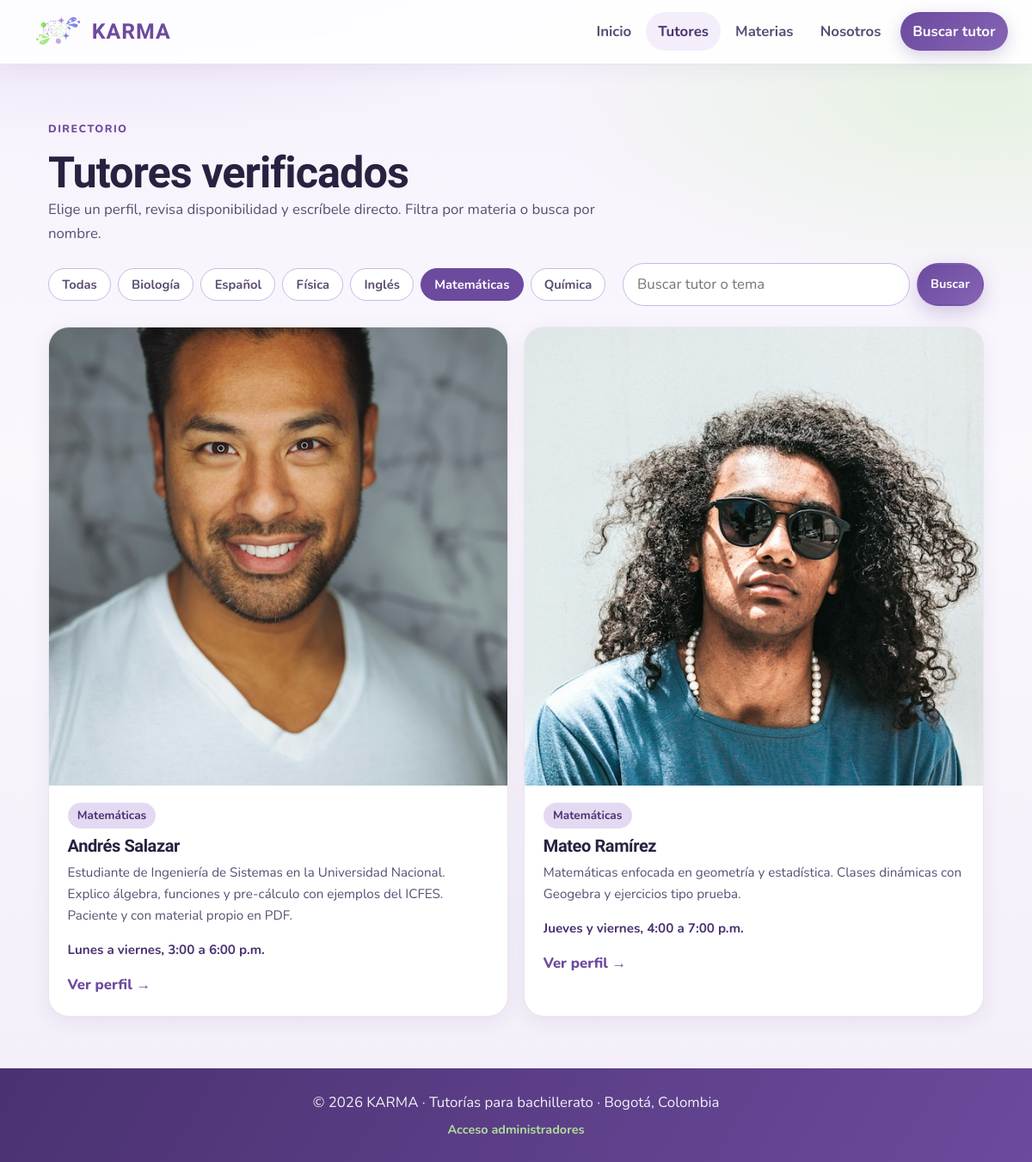
Screenshot of /tutores.php?materia=1 with the database file from the repository.
### tables this page shows
CREATE TABLE materia (
  id_materia INT UNSIGNED AUTO_INCREMENT PRIMARY KEY,
  nombre VARCHAR(100) NOT NULL UNIQUE,
  imagen VARCHAR(255) NULL,
  descripcion VARCHAR(255) NULL
);

CREATE TABLE tutor (
  id_tutor INT UNSIGNED AUTO_INCREMENT PRIMARY KEY,
  nombre VARCHAR(100) NOT NULL,
  descripcion TEXT NULL,
  disponibilidad VARCHAR(150) NOT NULL,
  telefono VARCHAR(10) NOT NULL,
  foto_url VARCHAR(255) NULL,
  verificado TINYINT(1) NOT NULL DEFAULT 0,
  id_materia INT UNSIGNED NOT NULL,
  FOREIGN KEY (id_materia) REFERENCES materia(id_materia)
);

### includes/funciones.php (called while the page is built, shortened)
<?php
function e($texto) {
    return htmlspecialchars((string)$texto, ENT_QUOTES, "UTF-8");
}
function rutaFoto($ruta, $fallback = "img/estudiantes.jpg") {
    $ruta = trim((string)$ruta);
    return $ruta;
}

### tutores.php (the view, shortened to what this page needs)
<?php
require_once __DIR__ . "/includes/conexion.php";
require_once __DIR__ . "/includes/funciones.php";
$materiaId = isset($_GET["materia"]) ? (int)$_GET["materia"] : 0;
$buscar = trim((string)($_GET["buscar"] ?? ""));
$materias = $mysqli->query("SELECT id_materia, nombre FROM materia ORDER BY nombre")->fetch_all(MYSQLI_ASSOC);
$sql = "SELECT t.id_tutor, t.nombre, t.descripcion, t.disponibilidad, t.foto_url,
               m.id_materia, m.nombre AS materia
        FROM tutor t
        INNER JOIN materia m ON m.id_materia = t.id_materia
        WHERE t.verificado = 1";
$tipos = "";
$params = [];
if ($materiaId > 0) {
    $sql .= " AND t.id_materia = ?";
    $tipos .= "i";
    $params[] = $materiaId;
}
$sql .= " ORDER BY t.nombre";
$stmt = $mysqli->prepare($sql);
if ($tipos !== "") {
    $stmt->bind_param($tipos, ...$params);
}
$stmt->execute();
$tutores = $stmt->get_result()->fetch_all(MYSQLI_ASSOC);
require __DIR__ . "/includes/header.php";
?>
<main class="seccion">
    <div class="contenedor">
        <p class="etiqueta">Directorio</p>
        <div class="admin-titulo" style="margin-bottom:1.25rem">
            <div class="seccion-intro" style="margin:0">
                <h1>Tutores verificados</h1>
                <p>Elige un perfil, revisa disponibilidad y escríbele directo. Filtra por materia o busca por nombre.</p>
            </div>
        </div>
        <div class="toolbar">
            <div class="filtros">
                <a href="tutores.php" class="<?= $materiaId === 0 && $buscar === '' ? 'activo' : '' ?>">Todas</a>
                <?php foreach ($materias as $m): ?>
                    <a href="tutores.php?materia=<?= (int)$m["id_materia"] ?>"
                       class="<?= $materiaId === (int)$m["id_materia"] ? 'activo' : '' ?>">
                        <?= e($m["nombre"]) ?>
                    </a>
                <?php endforeach; ?>
            </div>
            <form class="buscador-inline" method="get" action="tutores.php">
                <input type="search" name="buscar" value="<?= e($buscar) ?>" placeholder="Buscar tutor o tema">
                <button class="btn btn-sm" type="submit">Buscar</button>
            </form>
        </div>
        <?php if (count($tutores) === 0): ?>
            <div class="vacio">
                No hay tutores con esos filtros. Prueba otra materia o limpia la búsqueda.
            </div>
        <?php else: ?>
            <div class="grid-tutores">
                <?php foreach ($tutores as $t): ?>
                    <a class="card-tutor" href="tutor.php?id=<?= (int)$t["id_tutor"] ?>">
                        <div class="card-tutor-media">
                            <img src="<?= e(rutaFoto($t["foto_url"])) ?>" alt="Foto de <?= e($t["nombre"]) ?>">
                        </div>
                        <div class="card-tutor-body">
                            <span class="badge"><?= e($t["materia"]) ?></span>
                            <h3 style="margin-top:0.55rem"><?= e($t["nombre"]) ?></h3>
                            <p><?= e($t["descripcion"] ?? "") ?></p>
                            <p class="meta"><?= e($t["disponibilidad"]) ?></p>
                            <span class="card-enlace">Ver perfil →</span>
                        </div>
                    </a>
                <?php endforeach; ?>
            </div>
        <?php endif; ?>
    </div>
</main>
<?php require __DIR__ . "/includes/footer.php"; ?>

### rows the page displays
materia: nombre "Biología"
materia: nombre "Español"
materia: nombre "Física"
materia: nombre "Inglés"
materia: nombre "Matemáticas"
materia: nombre "Química"
tutor: foto_url (picture), id_materia.nombre "Matemáticas", nombre "Andrés Salazar", descripcion "Estudiante de Ingeniería de Sistemas en la Universidad Nacional. Explico álgebra, funciones y pre-cálculo con ejemplos del ICFES. Paciente y con material propio en PDF.", disponibilidad "Lunes a viernes, 3:00 a 6:00 p.m."
tutor: foto_url (picture), id_materia.nombre "Matemáticas", nombre "Mateo Ramírez", descripcion "Matemáticas enfocada en geometría y estadística. Clases dinámicas con Geogebra y ejercicios tipo prueba.", disponibilidad "Jueves y viernes, 4:00 a 7:00 p.m."
